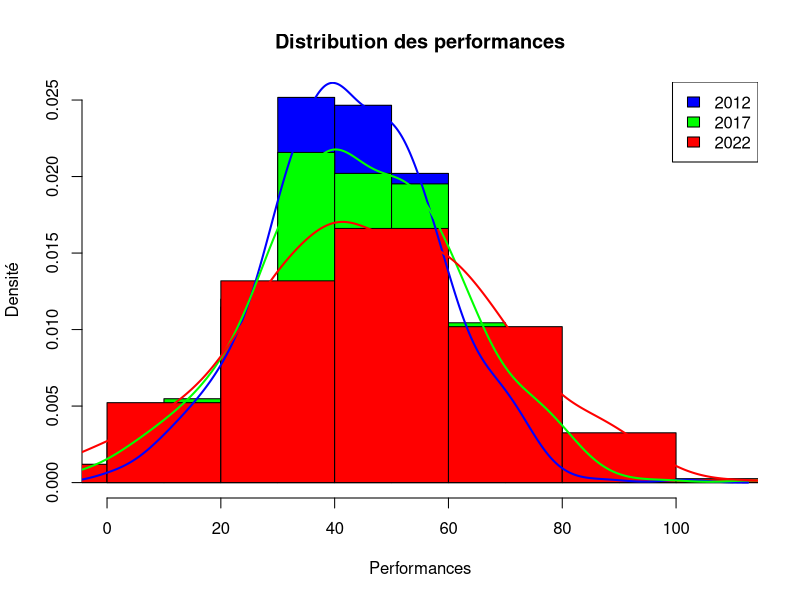

R code for this plot:
# Charger les données
data_2012 <- read.table("company2012.dat", header = FALSE)
data_2017 <- read.table("company2017.dat", header = FALSE)
data_2022 <- read.table("company2022.dat", header = FALSE)

# Nommer les colonnes si nécessaire (à ajuster en fonction de vos données)
colnames(data_2012) <- c("performances")
colnames(data_2017) <- c("performances")
colnames(data_2022) <- c("performances")

# Créer un histogramme pour chaque année et les superposer
hist(data_2012$performances, col = "blue", main = "Distribution des performances", xlab = "Performances", ylab = "Densité", probability = TRUE)
hist(data_2017$performances, col = "green", add = TRUE, probability = TRUE)
hist(data_2022$performances, col = "red", add = TRUE, probability = TRUE)

# Ajouter les courbes de densité correspondantes
lines(density(data_2012$performances), col = "blue", lwd = 2)
lines(density(data_2017$performances), col = "green", lwd = 2)
lines(density(data_2022$performances), col = "red", lwd = 2)

# Légende
legend("topright", legend = c("2012", "2017", "2022"), fill = c("blue", "green", "red"))
